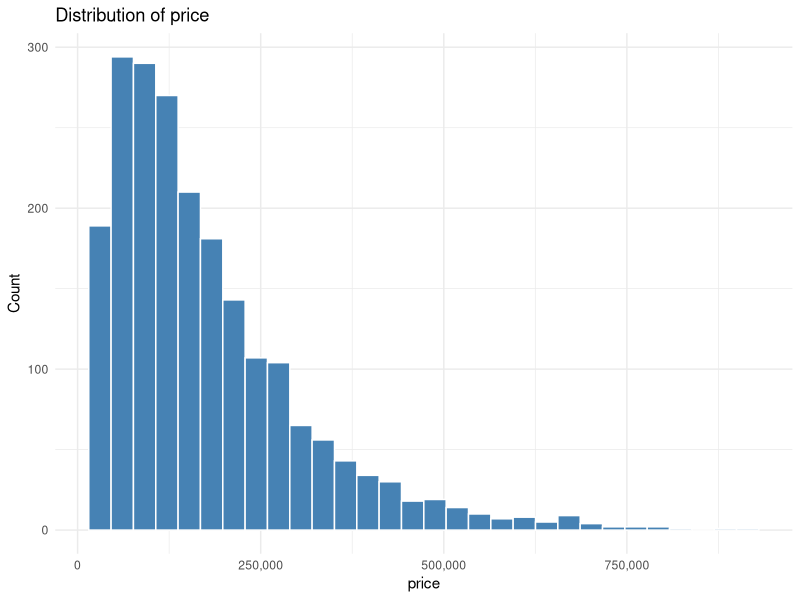
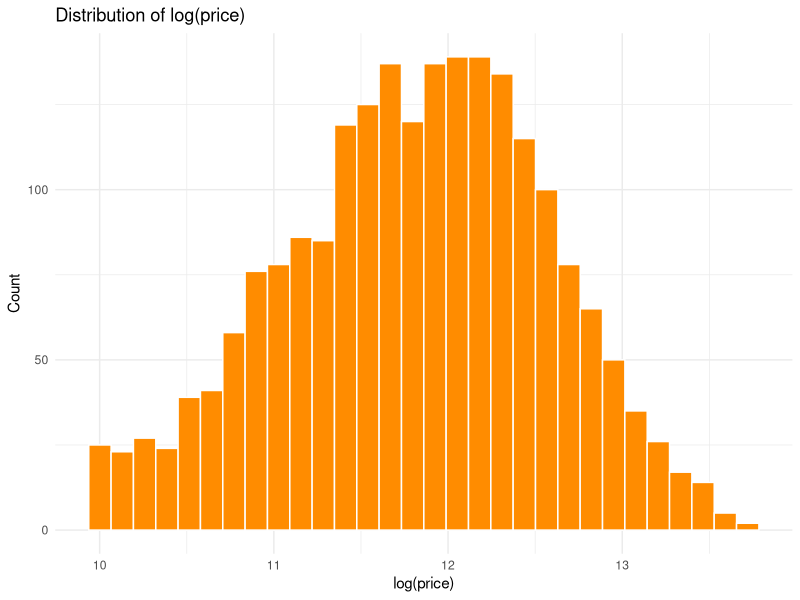
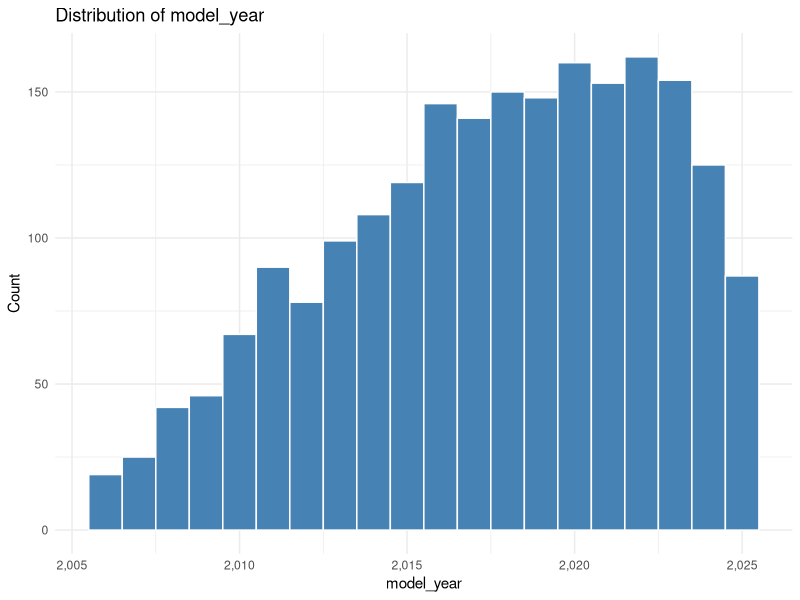
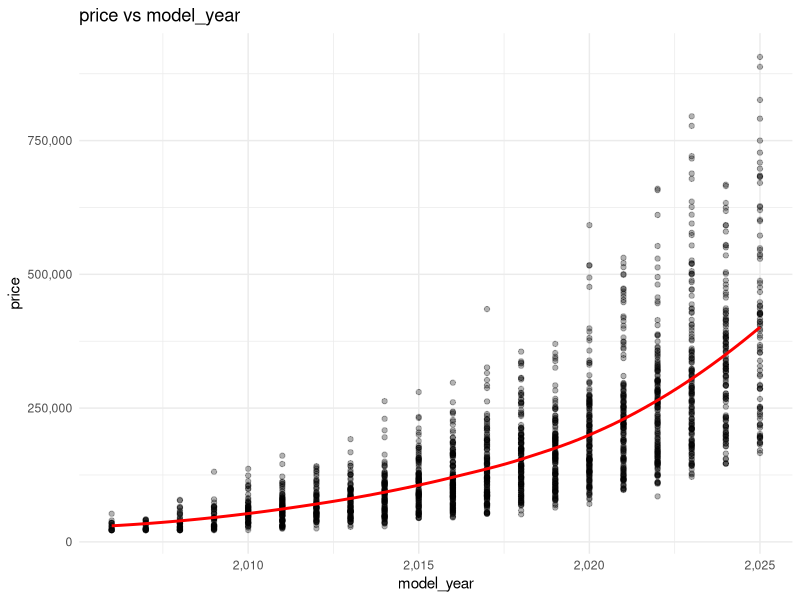
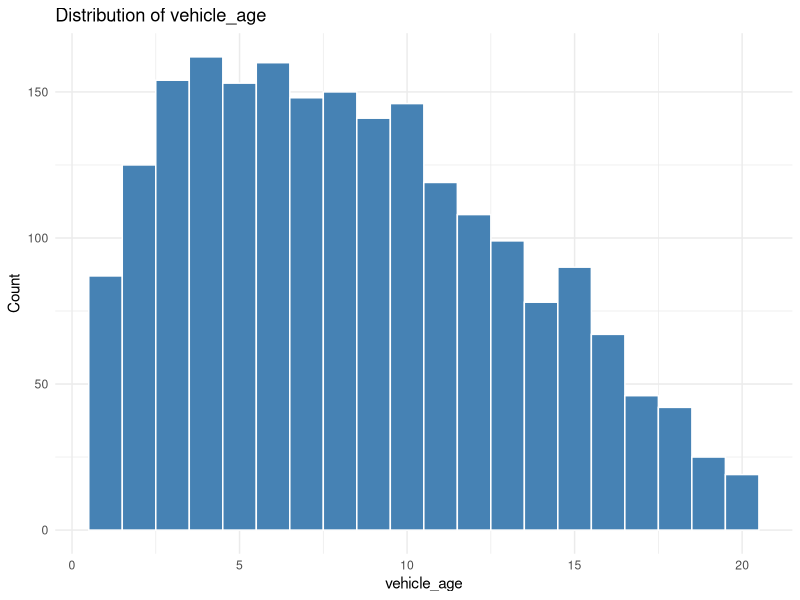
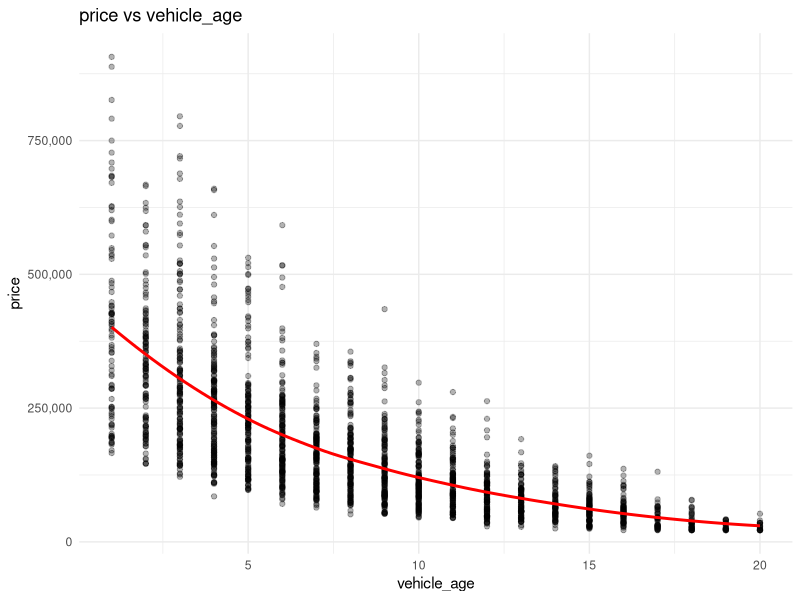
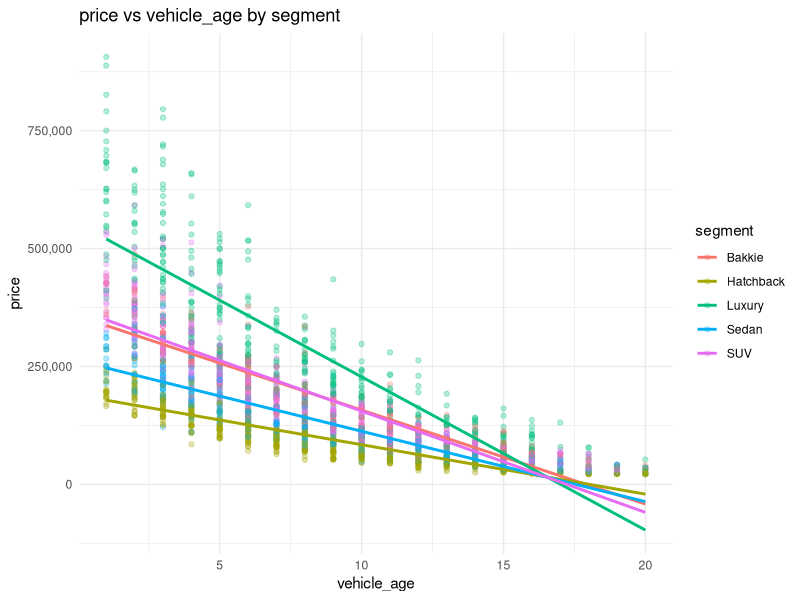
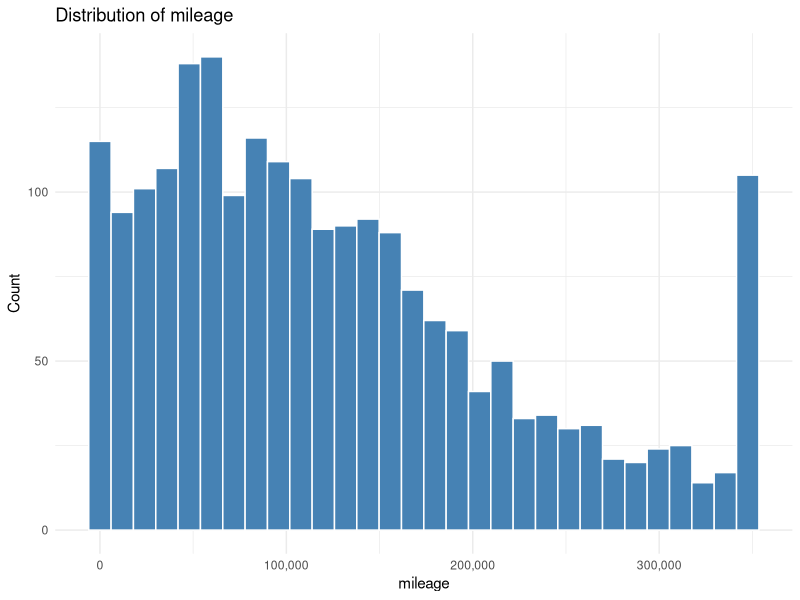

The R source for these figures, in order:
## ---- chunk 1
set.seed(123)

library(readr)
library(dplyr)
library(tidyverse)
library(knitr)
library(ggplot2)
library(scales)

Data <- read_csv("project_traindata.csv")

NumericVars <- c("price", "model_year", "vehicle_age", "mileage",
                 "engine_size", "previous_owners", "warranty_months")

CategoricalVars <- c("make", "segment", "transmission", "fuel_type", "province",
                     "service_history", "accident_history", "seller_type", "colour")
## ---- chunk 2
dim(Data)

kable(
  data.frame(Missing = sapply(Data, function(x) sum(is.na(x)))),
  caption = "Missing values per variable"
)

n_distinct(Data$listing_id) == nrow(Data)
## ---- chunk 3
skewness <- function(x) {
  n <- length(x)
  m <- mean(x)
  s <- sd(x)
  (sum((x - m)^3) / n) / s^3
}

num_table <- function(var) {
  x <- Data %>% pull(.data[[var]])
  ci <- t.test(x)$conf.int

  stats <- data.frame(
    n = length(x),
    mean = mean(x),
    sd = sd(x),
    median = median(x),
    min = min(x),
    max = max(x),
    Q1 = quantile(x, 0.25),
    Q3 = quantile(x, 0.75),
    skew = skewness(x),
    CI_lower = ci[1],
    CI_upper = ci[2]
  )
  rownames(stats) <- var
  kable(round(stats, 2), caption = paste("Descriptive statistics:", var))
}

num_hist <- function(var, bins = 30) {
  ggplot(Data, aes(x = .data[[var]])) +
    geom_histogram(bins = bins, fill = "steelblue", colour = "white") +
    scale_x_continuous(labels = comma) +
    labs(title = paste("Distribution of", var), x = var, y = "Count") +
    theme_minimal()
}

num_scatter <- function(var) {
  ggplot(Data, aes(x = .data[[var]], y = price)) +
    geom_point(alpha = 0.3) +
    geom_smooth(method = "loess", se = FALSE, colour = "red") +
    scale_x_continuous(labels = comma) +
    scale_y_continuous(labels = comma) +
    labs(title = paste("price vs", var), x = var, y = "price") +
    theme_minimal()
}

num_scatter_segment <- function(var) {
  ggplot(Data, aes(x = .data[[var]], y = price, colour = segment)) +
    geom_point(alpha = 0.3) +
    geom_smooth(method = "lm", se = FALSE) +
    scale_x_continuous(labels = comma) +
    scale_y_continuous(labels = comma) +
    labs(title = paste("price vs", var, "by segment"), x = var, y = "price") +
    theme_minimal()
}
## ---- chunk 4
cat_table <- function(var) {
  Data %>%
    count(.data[[var]]) %>%
    mutate(Percent = round(n / sum(n) * 100, 1)) %>%
    rename(Category = 1, Frequency = n) %>%
    kable(caption = paste("Frequencies:", var))
}

cat_price_table <- function(var) {
  Data %>%
    group_by(.data[[var]]) %>%
    summarise(
      number_of_vehicles = n(),
      Average_price = round(mean(price), 0),
      Median_price = round(median(price), 0),
      spread_in_group = round(sd(price), 0),
      Min_price = min(price),
      Max_price = max(price)
    ) %>%
    rename(Category = 1) %>%
    kable(caption = paste("price by", var))
}

cat_bar <- function(var) {
  ggplot(Data, aes(x = fct_infreq(as.factor(.data[[var]])))) +
    geom_bar(fill = "steelblue") +
    labs(title = paste("Number of vehicles per", var), x = var, y = "Count") +
    theme_minimal() +
    theme(axis.text.x = element_text(angle = 45, hjust = 1))
}

cat_box <- function(var) {
  ggplot(Data, aes(x = as.factor(.data[[var]]), y = price)) +
    geom_boxplot(fill = "steelblue", alpha = 0.6) +
    scale_y_continuous(labels = comma) +
    labs(title = paste("price by", var), x = var, y = "price") +
    theme_minimal() +
    theme(axis.text.x = element_text(angle = 45, hjust = 1))
}
## ---- chunk 5
num_table("price")
num_hist("price")

ggplot(Data, aes(x = log(price))) +
  geom_histogram(bins = 30, fill = "darkorange", colour = "white") +
  labs(title = "Distribution of log(price)", x = "log(price)", y = "Count") +
  theme_minimal()
## ---- chunk 6
num_table("model_year")
num_hist("model_year", bins = 20)
num_scatter("model_year")
## ---- chunk 7
num_table("vehicle_age")
num_hist("vehicle_age", bins = 20)
num_scatter("vehicle_age")
num_scatter_segment("vehicle_age")
## ---- chunk 8
num_table("mileage")
num_hist("mileage")
num_scatter("mileage")
num_scatter_segment("mileage")
## ---- chunk 9
num_table("engine_size")
num_hist("engine_size", bins = 26)
num_scatter("engine_size")
num_scatter_segment("engine_size")
## ---- chunk 10
num_table("previous_owners")
cat_bar("previous_owners")
cat_box("previous_owners")
## ---- chunk 11
num_table("warranty_months")
sum(Data$warranty_months == 0)
num_hist("warranty_months", bins = 30)
num_scatter("warranty_months")
## ---- chunk 12
cor(Data$model_year, Data$vehicle_age)

ggplot(Data, aes(x = model_year, y = vehicle_age)) +
  geom_point(alpha = 0.4) +
  labs(title = "vehicle_age vs model_year", x = "model_year", y = "vehicle_age") +
  theme_minimal()

table(Data$model_year + Data$vehicle_age)
## ---- chunk 13
Data %>%
  select(all_of(NumericVars)) %>%
  cor() %>%
  round(2) %>%
  kable(caption = "Correlation matrix of numerical variables")
## ---- chunk 14
cat_table("make")
cat_price_table("make")
cat_bar("make")
cat_box("make")
## ---- chunk 15
cat_table("segment")
cat_price_table("segment")
cat_bar("segment")
cat_box("segment")
## ---- chunk 16
cat_table("transmission")
cat_price_table("transmission")
cat_box("transmission")
## ---- chunk 17
cat_table("fuel_type")
cat_price_table("fuel_type")
cat_bar("fuel_type")
cat_box("fuel_type")
## ---- chunk 18
cat_table("province")
cat_price_table("province")
cat_bar("province")
cat_box("province")
## ---- chunk 19
cat_table("service_history")
cat_price_table("service_history")
cat_bar("service_history")
cat_box("service_history")
## ---- chunk 20
cat_table("accident_history")
cat_price_table("accident_history")
cat_box("accident_history")
## ---- chunk 21
cat_table("seller_type")
cat_price_table("seller_type")
cat_box("seller_type")
## ---- chunk 22
cat_table("colour")
cat_price_table("colour")
cat_bar("colour")
cat_box("colour")
## ---- chunk 23
cat_box("transmission") + facet_wrap(~ segment)
cat_box("fuel_type") + facet_wrap(~ segment)
